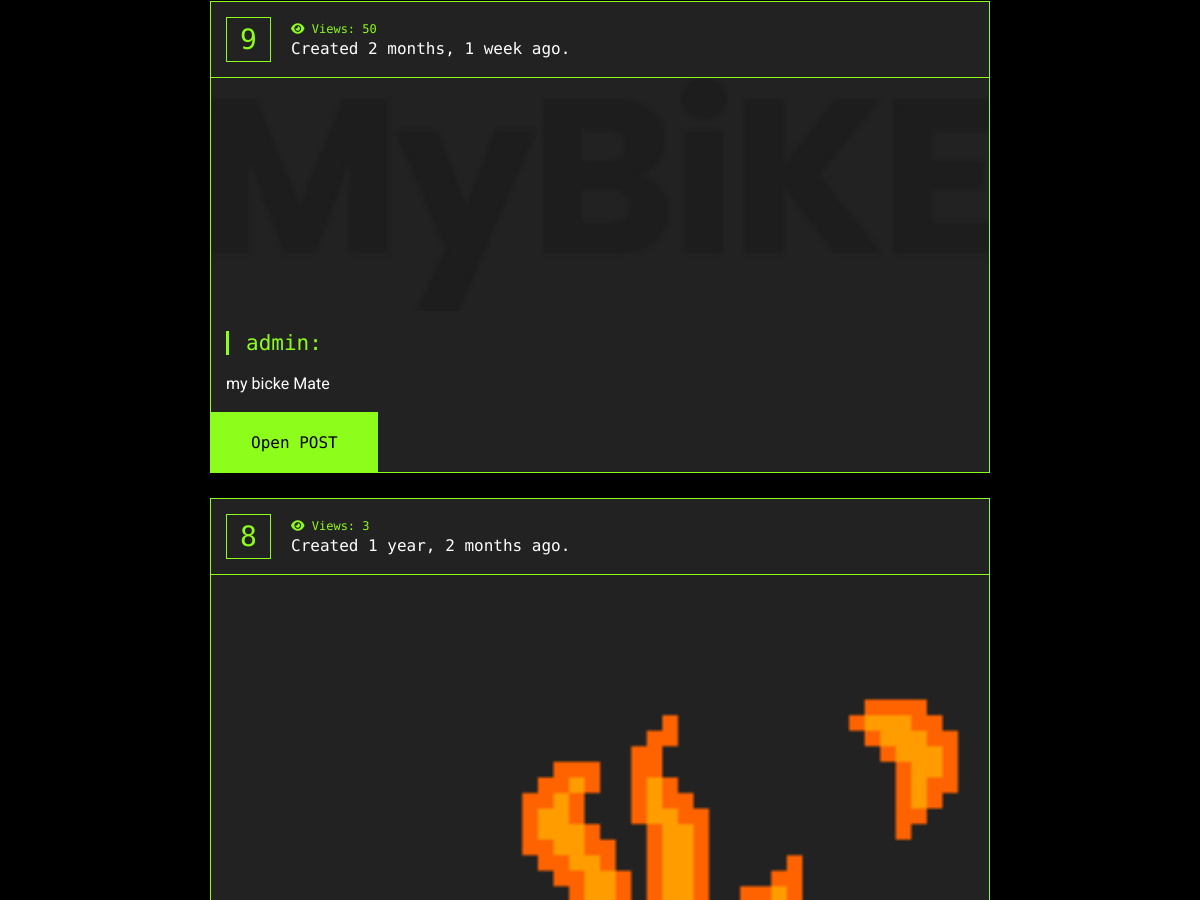
The app's page / (signed in, middle part), older data.
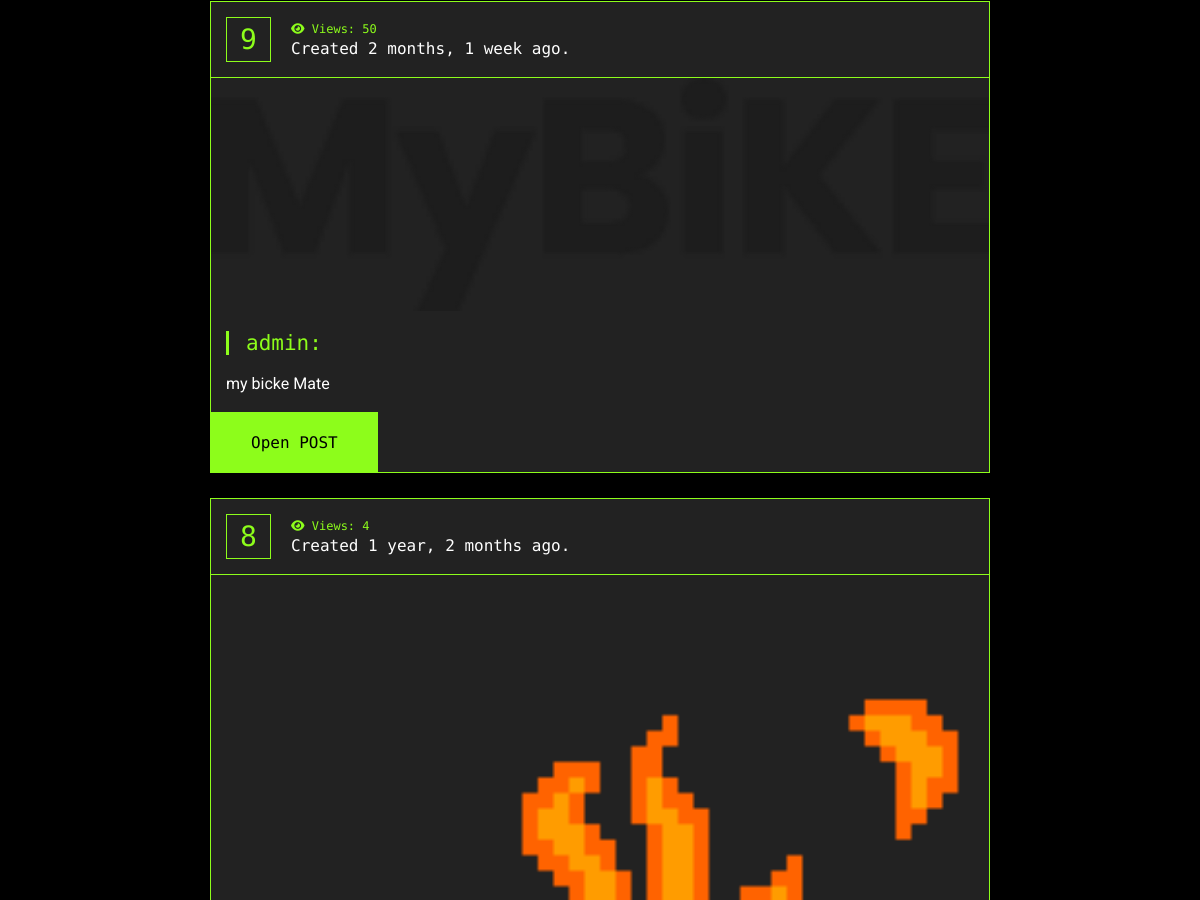
The same page, newer data.
### main/models.py (models this page shows, shortened)
class Posts (models.Model):
    user = models.ForeignKey(User, on_delete=models.CASCADE)
    content = models.TextField(verbose_name='Content', blank=True, max_length=2000)
    photo = models.ImageField(verbose_name='Image', upload_to='pics/%Y/%m/%d/')
    created_at = models.DateTimeField(verbose_name='created at', auto_now_add=True)
    views = models.IntegerField(default=0)
    def get_absolute_url(self):
        return reverse('one_post', kwargs={'post_id': self.pk})
    class Meta:
        verbose_name = 'Публикация'
        verbose_name_plural = 'Публикации'
        ordering = ['-created_at']

### main/views.py (the view)
# urls.py: 2. Add a URL to urlpatterns:  path('', views.home, name='home')
def home(request):
    user_id = request.user.id
    following = Follow.objects.filter(user_from=user_id).values('user_to')
    print(following)
    following_posts = Posts.objects.filter(user_id__in=following).select_related('user')
    return render(request, 'main/index.html', {
        "following": following,
        'following_posts': following_posts,
    })

### main/templates/main/index.html (shortened to what this page needs)
{% extends 'base.html' %}
{% block content %}
{% if request.user.is_authenticated %}
    {% if following_posts %}
        <div class="posts-home">
            {% for item in following_posts %}
                <div class="posts-home__item post">
                    <div class="post__content">
                        <div class="post__header">
                            <div class="post__header-box">
                                {{ item.id }}
                            </div>
                            <div class="post__header-content">
                                <span class="post__views">
                                    <i class="fas fa-eye"></i>
                                    Views: {{ item.views }}
                                </span>
                                <span class="post__created-ago">
                                    Created {{item.created_at|timesince}} ago.
                                </span>
                            </div>
                        </div>
                        <div class="post__body">
                            <a href="{{item.get_absolute_url}}" >
                                <img class="post__img" src="{{ item.photo.url }}" alt="post photo">
                            </a>
                            <p>
                                <a class="post__user" href="{% url 'get_user' item.user_id %}">{{item.user}}:</a>
                            </p>
                            <div class="post__title">{{ item.content|truncatewords:15 }}</div>
                            <div class="">
                                <a class="button button--main" href="{{item.get_absolute_url}}" >
                                    Open POST
                                </a>
                            </div>
                        </div>
                    </div>
                </div>
            {% endfor %}
        </div>
    {% endif %}
{% endif %}
{% endblock %}

Row changes from the older to the newer data that the page shows:
changed Posts "1 year, 2 months": views "3" → "4"
